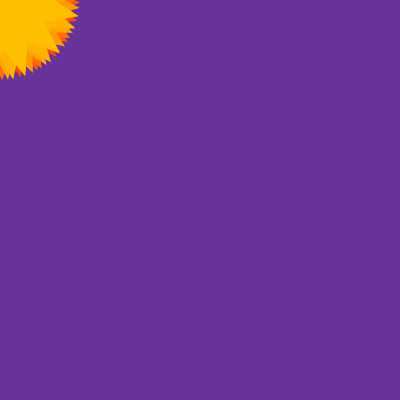
Frame 1 (no input)
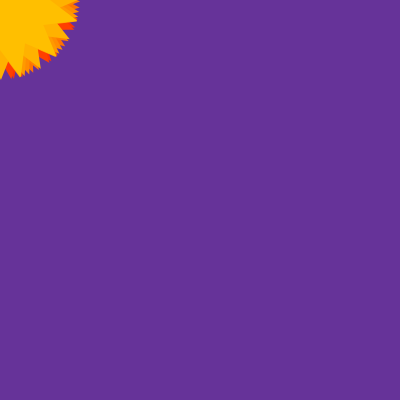
Frame 60 (the mouse pressed at the canvas centre just before this capture)
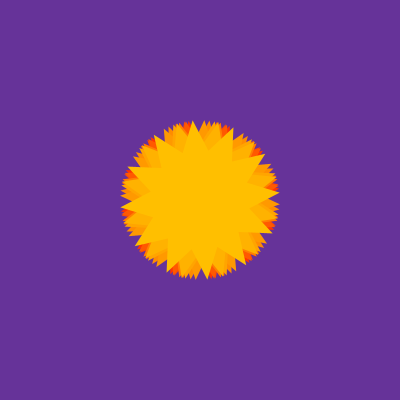
Frame 120 (the mouse held since frame 60 and released just before this capture)

The Processing sketch that drew these frames (run headless with seeded random() and noise(); from frame 60 on, the mouse is pressed at the canvas centre):

// Processing sketch: processing_106274
// ── processing_106274.pde

int PATHLEN = 12;

float pathX[] = new float[PATHLEN];
float pathY[] = new float[PATHLEN];

void polarVertex(float r, float theta) {
  vertex(r * cos(theta), r * sin(theta));
}

void starburst(float x, float y, float r1, float r2, float theta, int n) {
  pushMatrix();
  translate(x, y);
  beginShape();
  for (int i = 0; i < n; i++) {
    polarVertex(r1, i * TWO_PI / n - theta);
    polarVertex(r2, (i + 0.5) * TWO_PI / n - theta);
  }
  endShape(CLOSE);
  popMatrix();
}

boolean paused;
void mouseClicked() {
    paused = !paused;
    if (paused)
        noLoop();
    else
        loop();
}

void setup() {
  size(400, 400);
  frameRate(30);
}

void draw() {
  float t = millis() * 1e-3;
  int k = frameCount % PATHLEN;
  pathX[k] = mouseX;
  pathY[k] = mouseY;
  background(0x66, 0x33, 0x99);
  noStroke();
  for (int i = 0; i < PATHLEN; i++) {
    float p = float(i) / PATHLEN;
    fill(0xff, 0x33 + p * 0x99, 0x00);
    int j = (i + k + 1) % PATHLEN;
    float theta = sin(4 * (t - j) / TWO_PI) * PI;
    starburst(pathX[j], pathY[j], 50, 80, theta, 12);
  }
}
